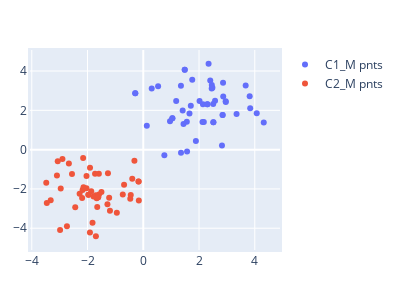

Source (notebook cell):
### Code cell
fig = go.Figure()
fig.add_trace(go.Scatter(x=cloud1_M[:,0], y=cloud1_M[:,1],mode='markers',  name="C1_M pnts"))
fig.add_trace(go.Scatter(x=cloud2_M[:,0], y=cloud2_M[:,1],mode='markers',  name="C2_M pnts"))
fig.update_layout(width=400, height=300,    
                  margin=dict(
                            l=30,
                            r=30,
                            b=50,
                            t=50,
                            pad=2
                        ),)
fig.show()
